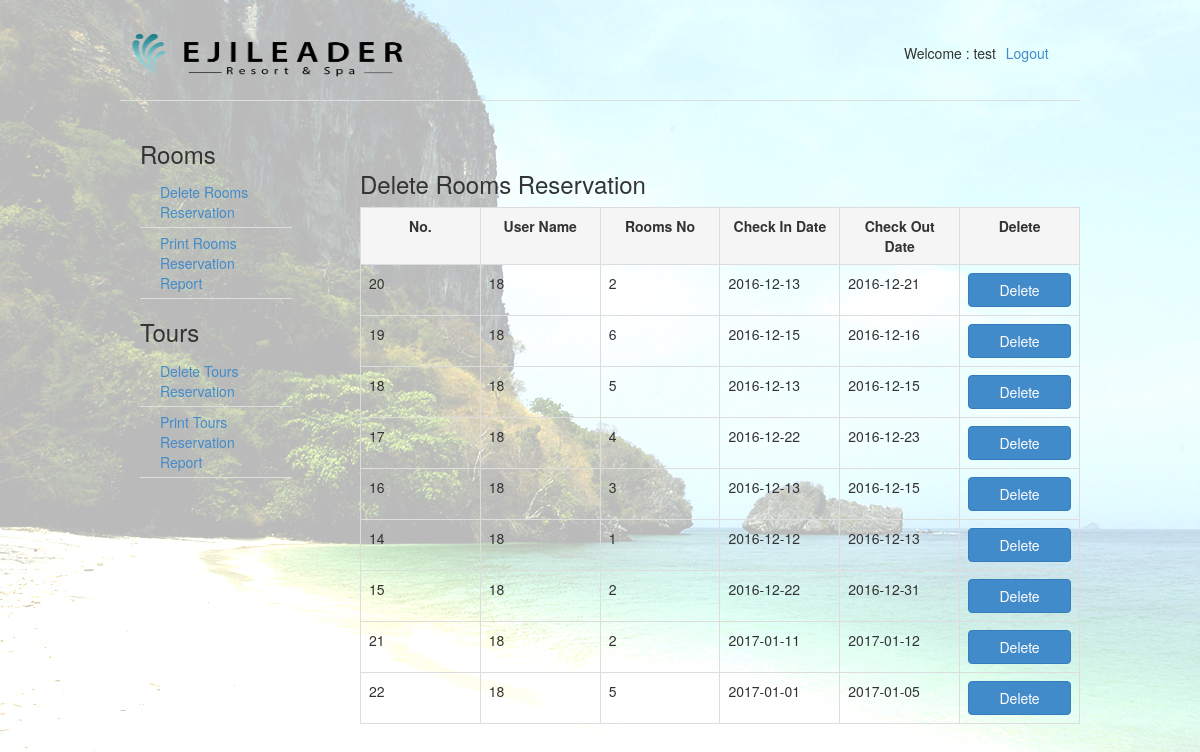
The page /deleteReserve.php (signed in) on the database its author committed.
### tables this page shows
CREATE TABLE `customers_booking_rooms` (
  `idBooking` int(11) NOT NULL,
  `CustomerID` int(11) NOT NULL,
  `RoomsID` int(11) NOT NULL,
  `title` varchar(15) NOT NULL,
  `fname` varchar(20) NOT NULL,
  `lname` varchar(20) NOT NULL,
  `email` varchar(30) NOT NULL,
  `nationality` varchar(20) NOT NULL,
  `phone` varchar(15) NOT NULL,
  `smoke` varchar(15) NOT NULL,
  `floor` varchar(15) NOT NULL,
  `bedtype` varchar(15) NOT NULL,
  `CheckInDate` date NOT NULL,
  `CheckOutDate` date NOT NULL
);

### deleteReserve.php (the view, shortened to what this page needs)
<!DOCTYPE html PUBLIC "-//W3C//DTD XHTML 1.0 Transitional//EN" "http://www.w3.org/TR/xhtml1/DTD/xhtml1-transitional.dtd">
<html xmlns="http://www.w3.org/1999/xhtml">
<head>
</head>
<?php
	include("header.php");
	include("menu-emp.php");
?>
<div class="box-left">
</div>
<body>
<div class="box-right">
<br><br>
<h3>Delete Rooms Reservation</h3>
	  <?php
	$sql = "select * from customers_booking_rooms";
	$connect = new mysqli("localhost","root","","projectwebpro");
	$query = $connect->query($sql);
	$result = $query->fetch_object();
	if(!$result){
		echo "<strong>No data </strong>";
	}else{
		echo '<table border=1 width="700" class="table table-bordered table-hover">';
		echo '<tr class="active">';
		echo '<td><center><strong>No.</strong></center></td>';
		echo '<td><center><strong>User Name</strong></center></td>';
		echo '<td><center><strong>Rooms No</strong></center></td>';
		echo '<td><center><strong>Check In Date</strong></center></td>';
		echo '<td><center><strong>Check Out Date</strong></center></td>';
		echo '<td><center><strong>Delete</strong></center></td>';
		echo '</tr>';
		if($query = $connect->query($sql)){
			while($obj = $query->fetch_object()){
				echo '<form name="frmDelete'.$obj->RoomsID.'" method="post" action="delete.php">';
				echo '<tr>';
				echo '<td height="10" width="100"> '.$obj->idBooking.'</td>';
				echo '<td height="10" width="100"> '.$obj->CustomerID.'</td>';
				echo '<td height="10" width="100"> '.$obj->RoomsID.'</td>';
				echo '<td height="10" width="100"> '.$obj->CheckInDate.'</td>';
				echo '<td height="10" width="100"> '.$obj->CheckOutDate.'</td>';
				echo '<td height="10" width="100"><center><input name="smtDelete" type="submit" value="Delete" class="btn btn-primary  col-xs-12" onClick="return confirmDelete();"></center></td>';
				echo '</tr>';
				echo '</form>';
			}
			echo '</table>';
		}
	}
?>
</div>
</body>
</html>

### css/main.css (style rules this page uses)
body { padding-top: 30px; padding-left: 10%; padding-right: 10%; }
input,select { padding: 5px; }
form { margin-bottom: 0; }
table { margin-bottom:10px; width: 80%; }
.box-right { float: left; width: 75%; }
.box-left { float: left; width: 20%; margin-right: 5%; }

### rows shown on the page
customers_booking_rooms: idBooking "20", CustomerID "18", RoomsID "2", CheckInDate "2016-12-13", CheckOutDate "2016-12-21"
customers_booking_rooms: idBooking "19", CustomerID "18", RoomsID "6", CheckInDate "2016-12-15", CheckOutDate "2016-12-16"
customers_booking_rooms: idBooking "18", CustomerID "18", RoomsID "5", CheckInDate "2016-12-13", CheckOutDate "2016-12-15"
customers_booking_rooms: idBooking "17", CustomerID "18", RoomsID "4", CheckInDate "2016-12-22", CheckOutDate "2016-12-23"
customers_booking_rooms: idBooking "16", CustomerID "18", RoomsID "3", CheckInDate "2016-12-13", CheckOutDate "2016-12-15"
customers_booking_rooms: idBooking "14", CustomerID "18", RoomsID "1", CheckInDate "2016-12-12", CheckOutDate "2016-12-13"
customers_booking_rooms: idBooking "15", CustomerID "18", RoomsID "2", CheckInDate "2016-12-22", CheckOutDate "2016-12-31"
customers_booking_rooms: idBooking "21", CustomerID "18", RoomsID "2", CheckInDate "2017-01-11", CheckOutDate "2017-01-12"
customers_booking_rooms: idBooking "22", CustomerID "18", RoomsID "5", CheckInDate "2017-01-01", CheckOutDate "2017-01-05"

### other values the page prints
$_SESSION['username'] "test"
